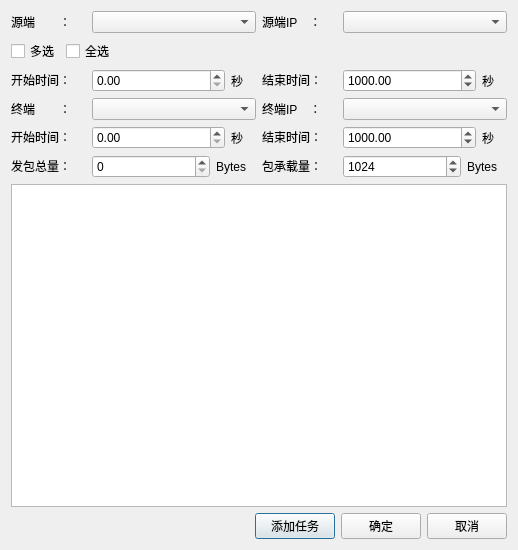
<?xml version="1.0" encoding="UTF-8"?>
<ui version="4.0">
 <class>CBulkAppTaskDialog</class>
 <widget class="QDialog" name="CBulkAppTaskDialog">
  <property name="geometry">
   <rect>
    <x>0</x>
    <y>0</y>
    <width>518</width>
    <height>550</height>
   </rect>
  </property>
  <property name="sizePolicy">
   <sizepolicy hsizetype="Preferred" vsizetype="Preferred">
    <horstretch>0</horstretch>
    <verstretch>0</verstretch>
   </sizepolicy>
  </property>
  <property name="windowTitle">
   <string>洪泛流量</string>
  </property>
  <property name="toolTip">
   <string>洪泛流量</string>
  </property>
  <property name="statusTip">
   <string>洪泛流量</string>
  </property>
  <property name="whatsThis">
   <string>洪泛流量</string>
  </property>
  <layout class="QGridLayout" name="gridLayout">
   <item row="0" column="0">
    <layout class="QVBoxLayout" name="verticalLayout_5">
     <item>
      <layout class="QVBoxLayout" name="verticalLayout_4">
       <item>
        <layout class="QVBoxLayout" name="verticalLayout_3">
         <item>
          <layout class="QHBoxLayout" name="horizontalLayout_16">
           <item>
            <layout class="QHBoxLayout" name="horizontalLayout">
             <item>
              <widget class="QLabel" name="srcDeviceLabel">
               <property name="sizePolicy">
                <sizepolicy hsizetype="Fixed" vsizetype="Fixed">
                 <horstretch>0</horstretch>
                 <verstretch>0</verstretch>
                </sizepolicy>
               </property>
               <property name="minimumSize">
                <size>
                 <width>75</width>
                 <height>0</height>
                </size>
               </property>
               <property name="maximumSize">
                <size>
                 <width>75</width>
                 <height>16777215</height>
                </size>
               </property>
               <property name="autoFillBackground">
                <bool>false</bool>
               </property>
               <property name="text">
                <string>源端　　：</string>
               </property>
              </widget>
             </item>
             <item>
              <widget class="QComboBox" name="srcDeviceComboBox">
               <property name="sizePolicy">
                <sizepolicy hsizetype="Minimum" vsizetype="Fixed">
                 <horstretch>0</horstretch>
                 <verstretch>0</verstretch>
                </sizepolicy>
               </property>
               <property name="minimumSize">
                <size>
                 <width>130</width>
                 <height>0</height>
                </size>
               </property>
               <property name="autoFillBackground">
                <bool>false</bool>
               </property>
              </widget>
             </item>
            </layout>
           </item>
           <item>
            <layout class="QHBoxLayout" name="horizontalLayout_2">
             <item>
              <widget class="QLabel" name="srcIPLabel">
               <property name="sizePolicy">
                <sizepolicy hsizetype="Fixed" vsizetype="Fixed">
                 <horstretch>0</horstretch>
                 <verstretch>0</verstretch>
                </sizepolicy>
               </property>
               <property name="minimumSize">
                <size>
                 <width>75</width>
                 <height>0</height>
                </size>
               </property>
               <property name="maximumSize">
                <size>
                 <width>75</width>
                 <height>16777215</height>
                </size>
               </property>
               <property name="autoFillBackground">
                <bool>false</bool>
               </property>
               <property name="text">
                <string>源端IP　：</string>
               </property>
              </widget>
             </item>
             <item>
              <widget class="QComboBox" name="srcIPComboBox">
               <property name="sizePolicy">
                <sizepolicy hsizetype="Minimum" vsizetype="Fixed">
                 <horstretch>0</horstretch>
                 <verstretch>0</verstretch>
                </sizepolicy>
               </property>
               <property name="minimumSize">
                <size>
                 <width>130</width>
                 <height>0</height>
                </size>
               </property>
               <property name="maximumSize">
                <size>
                 <width>16777215</width>
                 <height>16777215</height>
                </size>
               </property>
               <property name="autoFillBackground">
                <bool>false</bool>
               </property>
              </widget>
             </item>
            </layout>
           </item>
          </layout>
         </item>
         <item>
          <layout class="QHBoxLayout" name="horizontalLayout_19">
           <item>
            <layout class="QHBoxLayout" name="horizontalLayout_17">
             <item>
              <layout class="QHBoxLayout" name="horizontalLayout_12">
               <item>
                <widget class="QCheckBox" name="selectManyCheckBox">
                 <property name="sizePolicy">
                  <sizepolicy hsizetype="Minimum" vsizetype="Fixed">
                   <horstretch>0</horstretch>
                   <verstretch>0</verstretch>
                  </sizepolicy>
                 </property>
                 <property name="autoFillBackground">
                  <bool>false</bool>
                 </property>
                 <property name="text">
                  <string>多选</string>
                 </property>
                </widget>
               </item>
               <item>
                <widget class="QCheckBox" name="selectAllCheckBox">
                 <property name="sizePolicy">
                  <sizepolicy hsizetype="Minimum" vsizetype="Fixed">
                   <horstretch>0</horstretch>
                   <verstretch>0</verstretch>
                  </sizepolicy>
                 </property>
                 <property name="autoFillBackground">
                  <bool>false</bool>
                 </property>
                 <property name="text">
                  <string>全选</string>
                 </property>
                </widget>
               </item>
              </layout>
             </item>
             <item>
              <spacer name="horizontalSpacer_3">
               <property name="sizePolicy">
                <sizepolicy hsizetype="Minimum" vsizetype="Minimum">
                 <horstretch>0</horstretch>
                 <verstretch>0</verstretch>
                </sizepolicy>
               </property>
               <property name="autoFillBackground">
                <bool>false</bool>
               </property>
               <property name="orientation">
                <enum>Qt::Horizontal</enum>
               </property>
               <property name="sizeHint" stdset="0">
                <size>
                 <width>40</width>
                 <height>20</height>
                </size>
               </property>
              </spacer>
             </item>
            </layout>
           </item>
           <item>
            <widget class="QLabel" name="label_10">
             <property name="text">
              <string/>
             </property>
            </widget>
           </item>
          </layout>
         </item>
        </layout>
       </item>
       <item>
        <layout class="QHBoxLayout" name="horizontalLayout_20">
         <item>
          <layout class="QVBoxLayout" name="verticalLayout">
           <item>
            <layout class="QHBoxLayout" name="horizontalLayout_13">
             <item>
              <widget class="QLabel" name="clientStartTimeLabel">
               <property name="sizePolicy">
                <sizepolicy hsizetype="Minimum" vsizetype="Fixed">
                 <horstretch>0</horstretch>
                 <verstretch>0</verstretch>
                </sizepolicy>
               </property>
               <property name="minimumSize">
                <size>
                 <width>75</width>
                 <height>0</height>
                </size>
               </property>
               <property name="maximumSize">
                <size>
                 <width>75</width>
                 <height>16777215</height>
                </size>
               </property>
               <property name="autoFillBackground">
                <bool>false</bool>
               </property>
               <property name="text">
                <string>开始时间：</string>
               </property>
              </widget>
             </item>
             <item>
              <widget class="QDoubleSpinBox" name="clientStartTimeSpinBox">
               <property name="sizePolicy">
                <sizepolicy hsizetype="Minimum" vsizetype="Fixed">
                 <horstretch>0</horstretch>
                 <verstretch>0</verstretch>
                </sizepolicy>
               </property>
               <property name="autoFillBackground">
                <bool>false</bool>
               </property>
               <property name="maximum">
                <double>100000.000000000000000</double>
               </property>
              </widget>
             </item>
             <item>
              <widget class="QLabel" name="label_3">
               <property name="minimumSize">
                <size>
                 <width>25</width>
                 <height>0</height>
                </size>
               </property>
               <property name="maximumSize">
                <size>
                 <width>25</width>
                 <height>16777215</height>
                </size>
               </property>
               <property name="text">
                <string>秒</string>
               </property>
              </widget>
             </item>
            </layout>
           </item>
           <item>
            <layout class="QHBoxLayout" name="horizontalLayout_5">
             <item>
              <widget class="QLabel" name="desDeviceLabel">
               <property name="sizePolicy">
                <sizepolicy hsizetype="Fixed" vsizetype="Fixed">
                 <horstretch>0</horstretch>
                 <verstretch>0</verstretch>
                </sizepolicy>
               </property>
               <property name="minimumSize">
                <size>
                 <width>75</width>
                 <height>0</height>
                </size>
               </property>
               <property name="maximumSize">
                <size>
                 <width>75</width>
                 <height>16777215</height>
                </size>
               </property>
               <property name="autoFillBackground">
                <bool>false</bool>
               </property>
               <property name="text">
                <string>终端　　：</string>
               </property>
              </widget>
             </item>
             <item>
              <widget class="QComboBox" name="desDeviceComboBox">
               <property name="sizePolicy">
                <sizepolicy hsizetype="Minimum" vsizetype="Fixed">
                 <horstretch>0</horstretch>
                 <verstretch>0</verstretch>
                </sizepolicy>
               </property>
               <property name="minimumSize">
                <size>
                 <width>0</width>
                 <height>0</height>
                </size>
               </property>
               <property name="maximumSize">
                <size>
                 <width>16777215</width>
                 <height>16777215</height>
                </size>
               </property>
               <property name="autoFillBackground">
                <bool>false</bool>
               </property>
              </widget>
             </item>
            </layout>
           </item>
           <item>
            <layout class="QHBoxLayout" name="horizontalLayout_10">
             <item>
              <widget class="QLabel" name="severStartTimeLabel">
               <property name="sizePolicy">
                <sizepolicy hsizetype="Fixed" vsizetype="Fixed">
                 <horstretch>0</horstretch>
                 <verstretch>0</verstretch>
                </sizepolicy>
               </property>
               <property name="minimumSize">
                <size>
                 <width>75</width>
                 <height>0</height>
                </size>
               </property>
               <property name="maximumSize">
                <size>
                 <width>75</width>
                 <height>16777215</height>
                </size>
               </property>
               <property name="autoFillBackground">
                <bool>false</bool>
               </property>
               <property name="text">
                <string>开始时间：</string>
               </property>
              </widget>
             </item>
             <item>
              <widget class="QDoubleSpinBox" name="severStartTimeSpinBox">
               <property name="sizePolicy">
                <sizepolicy hsizetype="Minimum" vsizetype="Fixed">
                 <horstretch>0</horstretch>
                 <verstretch>0</verstretch>
                </sizepolicy>
               </property>
               <property name="autoFillBackground">
                <bool>false</bool>
               </property>
               <property name="maximum">
                <double>100000.000000000000000</double>
               </property>
              </widget>
             </item>
             <item>
              <widget class="QLabel" name="label_4">
               <property name="sizePolicy">
                <sizepolicy hsizetype="Fixed" vsizetype="Preferred">
                 <horstretch>0</horstretch>
                 <verstretch>0</verstretch>
                </sizepolicy>
               </property>
               <property name="minimumSize">
                <size>
                 <width>25</width>
                 <height>0</height>
                </size>
               </property>
               <property name="maximumSize">
                <size>
                 <width>25</width>
                 <height>16777215</height>
                </size>
               </property>
               <property name="text">
                <string>秒</string>
               </property>
              </widget>
             </item>
            </layout>
           </item>
           <item>
            <layout class="QHBoxLayout" name="horizontalLayout_9">
             <item>
              <widget class="QLabel" name="payloadLabel">
               <property name="sizePolicy">
                <sizepolicy hsizetype="Fixed" vsizetype="Fixed">
                 <horstretch>0</horstretch>
                 <verstretch>0</verstretch>
                </sizepolicy>
               </property>
               <property name="minimumSize">
                <size>
                 <width>75</width>
                 <height>0</height>
                </size>
               </property>
               <property name="maximumSize">
                <size>
                 <width>75</width>
                 <height>16777215</height>
                </size>
               </property>
               <property name="autoFillBackground">
                <bool>false</bool>
               </property>
               <property name="text">
                <string>发包总量：</string>
               </property>
              </widget>
             </item>
             <item>
              <widget class="QSpinBox" name="payloadSpinBox">
               <property name="sizePolicy">
                <sizepolicy hsizetype="Minimum" vsizetype="Fixed">
                 <horstretch>0</horstretch>
                 <verstretch>0</verstretch>
                </sizepolicy>
               </property>
               <property name="autoFillBackground">
                <bool>false</bool>
               </property>
               <property name="maximum">
                <number>1000000000</number>
               </property>
              </widget>
             </item>
             <item>
              <widget class="QLabel" name="label_2">
               <property name="minimumSize">
                <size>
                 <width>40</width>
                 <height>0</height>
                </size>
               </property>
               <property name="maximumSize">
                <size>
                 <width>40</width>
                 <height>16777215</height>
                </size>
               </property>
               <property name="text">
                <string>Bytes</string>
               </property>
              </widget>
             </item>
            </layout>
           </item>
          </layout>
         </item>
         <item>
          <layout class="QVBoxLayout" name="verticalLayout_2">
           <item>
            <layout class="QHBoxLayout" name="horizontalLayout_14">
             <item>
              <widget class="QLabel" name="clientFinishTimeLabel">
               <property name="sizePolicy">
                <sizepolicy hsizetype="Minimum" vsizetype="Fixed">
                 <horstretch>0</horstretch>
                 <verstretch>0</verstretch>
                </sizepolicy>
               </property>
               <property name="minimumSize">
                <size>
                 <width>75</width>
                 <height>0</height>
                </size>
               </property>
               <property name="maximumSize">
                <size>
                 <width>75</width>
                 <height>16777215</height>
                </size>
               </property>
               <property name="autoFillBackground">
                <bool>false</bool>
               </property>
               <property name="text">
                <string>结束时间：</string>
               </property>
              </widget>
             </item>
             <item>
              <widget class="QDoubleSpinBox" name="clientEndTimeSpinBox">
               <property name="sizePolicy">
                <sizepolicy hsizetype="Minimum" vsizetype="Fixed">
                 <horstretch>0</horstretch>
                 <verstretch>0</verstretch>
                </sizepolicy>
               </property>
               <property name="autoFillBackground">
                <bool>false</bool>
               </property>
               <property name="maximum">
                <double>100000.000000000000000</double>
               </property>
               <property name="value">
                <double>1000.000000000000000</double>
               </property>
              </widget>
             </item>
             <item>
              <widget class="QLabel" name="label_5">
               <property name="sizePolicy">
                <sizepolicy hsizetype="Fixed" vsizetype="Preferred">
                 <horstretch>0</horstretch>
                 <verstretch>0</verstretch>
                </sizepolicy>
               </property>
               <property name="minimumSize">
                <size>
                 <width>25</width>
                 <height>0</height>
                </size>
               </property>
               <property name="maximumSize">
                <size>
                 <width>25</width>
                 <height>16777215</height>
                </size>
               </property>
               <property name="text">
                <string>秒</string>
               </property>
              </widget>
             </item>
            </layout>
           </item>
           <item>
            <layout class="QHBoxLayout" name="horizontalLayout_6">
             <item>
              <widget class="QLabel" name="desIPLabel">
               <property name="sizePolicy">
                <sizepolicy hsizetype="Fixed" vsizetype="Fixed">
                 <horstretch>0</horstretch>
                 <verstretch>0</verstretch>
                </sizepolicy>
               </property>
               <property name="minimumSize">
                <size>
                 <width>75</width>
                 <height>0</height>
                </size>
               </property>
               <property name="maximumSize">
                <size>
                 <width>75</width>
                 <height>16777215</height>
                </size>
               </property>
               <property name="autoFillBackground">
                <bool>false</bool>
               </property>
               <property name="text">
                <string>终端IP　：</string>
               </property>
              </widget>
             </item>
             <item>
              <widget class="QComboBox" name="desIPComboBox">
               <property name="sizePolicy">
                <sizepolicy hsizetype="Minimum" vsizetype="Fixed">
                 <horstretch>0</horstretch>
                 <verstretch>0</verstretch>
                </sizepolicy>
               </property>
               <property name="minimumSize">
                <size>
                 <width>0</width>
                 <height>0</height>
                </size>
               </property>
               <property name="maximumSize">
                <size>
                 <width>16777215</width>
                 <height>16777215</height>
                </size>
               </property>
               <property name="autoFillBackground">
                <bool>false</bool>
               </property>
              </widget>
             </item>
            </layout>
           </item>
           <item>
            <layout class="QHBoxLayout" name="horizontalLayout_7">
             <item>
              <widget class="QLabel" name="severFinishTimeLabel">
               <property name="sizePolicy">
                <sizepolicy hsizetype="Minimum" vsizetype="Fixed">
                 <horstretch>0</horstretch>
                 <verstretch>0</verstretch>
                </sizepolicy>
               </property>
               <property name="minimumSize">
                <size>
                 <width>75</width>
                 <height>0</height>
                </size>
               </property>
               <property name="maximumSize">
                <size>
                 <width>75</width>
                 <height>16777215</height>
                </size>
               </property>
               <property name="autoFillBackground">
                <bool>false</bool>
               </property>
               <property name="text">
                <string>结束时间：</string>
               </property>
              </widget>
             </item>
             <item>
              <widget class="QDoubleSpinBox" name="severEndTimeSpinBox">
               <property name="sizePolicy">
                <sizepolicy hsizetype="Minimum" vsizetype="Fixed">
                 <horstretch>0</horstretch>
                 <verstretch>0</verstretch>
                </sizepolicy>
               </property>
               <property name="autoFillBackground">
                <bool>false</bool>
               </property>
               <property name="maximum">
                <double>100000.000000000000000</double>
               </property>
               <property name="value">
                <double>1000.000000000000000</double>
               </property>
              </widget>
             </item>
             <item>
              <widget class="QLabel" name="label_6">
               <property name="sizePolicy">
                <sizepolicy hsizetype="Fixed" vsizetype="Preferred">
                 <horstretch>0</horstretch>
                 <verstretch>0</verstretch>
                </sizepolicy>
               </property>
               <property name="minimumSize">
                <size>
                 <width>25</width>
                 <height>0</height>
                </size>
               </property>
               <property name="maximumSize">
                <size>
                 <width>25</width>
                 <height>16777215</height>
                </size>
               </property>
               <property name="text">
                <string>秒</string>
               </property>
              </widget>
             </item>
            </layout>
           </item>
           <item>
            <layout class="QHBoxLayout" name="horizontalLayout_18">
             <item>
              <widget class="QLabel" name="packetSizeLabel">
               <property name="sizePolicy">
                <sizepolicy hsizetype="Fixed" vsizetype="Fixed">
                 <horstretch>0</horstretch>
                 <verstretch>0</verstretch>
                </sizepolicy>
               </property>
               <property name="minimumSize">
                <size>
                 <width>75</width>
                 <height>0</height>
                </size>
               </property>
               <property name="maximumSize">
                <size>
                 <width>75</width>
                 <height>16777215</height>
                </size>
               </property>
               <property name="autoFillBackground">
                <bool>false</bool>
               </property>
               <property name="text">
                <string>包承载量：</string>
               </property>
              </widget>
             </item>
             <item>
              <widget class="QSpinBox" name="packetSizeSpinBox">
               <property name="sizePolicy">
                <sizepolicy hsizetype="Minimum" vsizetype="Fixed">
                 <horstretch>0</horstretch>
                 <verstretch>0</verstretch>
                </sizepolicy>
               </property>
               <property name="autoFillBackground">
                <bool>false</bool>
               </property>
               <property name="maximum">
                <number>1000000000</number>
               </property>
               <property name="value">
                <number>1024</number>
               </property>
              </widget>
             </item>
             <item>
              <widget class="QLabel" name="label_9">
               <property name="minimumSize">
                <size>
                 <width>40</width>
                 <height>0</height>
                </size>
               </property>
               <property name="maximumSize">
                <size>
                 <width>40</width>
                 <height>16777215</height>
                </size>
               </property>
               <property name="text">
                <string>Bytes</string>
               </property>
              </widget>
             </item>
            </layout>
           </item>
          </layout>
         </item>
        </layout>
       </item>
      </layout>
     </item>
     <item>
      <widget class="QTableWidget" name="selectTableWidget">
       <property name="sizePolicy">
        <sizepolicy hsizetype="Minimum" vsizetype="Expanding">
         <horstretch>0</horstretch>
         <verstretch>0</verstretch>
        </sizepolicy>
       </property>
       <property name="autoFillBackground">
        <bool>false</bool>
       </property>
      </widget>
     </item>
     <item>
      <layout class="QHBoxLayout" name="horizontalLayout_11">
       <item>
        <spacer name="horizontalSpacer_2">
         <property name="sizePolicy">
          <sizepolicy hsizetype="Minimum" vsizetype="Minimum">
           <horstretch>0</horstretch>
           <verstretch>0</verstretch>
          </sizepolicy>
         </property>
         <property name="autoFillBackground">
          <bool>false</bool>
         </property>
         <property name="orientation">
          <enum>Qt::Horizontal</enum>
         </property>
         <property name="sizeHint" stdset="0">
          <size>
           <width>40</width>
           <height>20</height>
          </size>
         </property>
        </spacer>
       </item>
       <item>
        <layout class="QHBoxLayout" name="horizontalLayout_8">
         <item>
          <widget class="QPushButton" name="addTaskButton">
           <property name="sizePolicy">
            <sizepolicy hsizetype="Minimum" vsizetype="Fixed">
             <horstretch>0</horstretch>
             <verstretch>0</verstretch>
            </sizepolicy>
           </property>
           <property name="autoFillBackground">
            <bool>false</bool>
           </property>
           <property name="text">
            <string>添加任务</string>
           </property>
          </widget>
         </item>
         <item>
          <widget class="QPushButton" name="okButton">
           <property name="sizePolicy">
            <sizepolicy hsizetype="Minimum" vsizetype="Fixed">
             <horstretch>0</horstretch>
             <verstretch>0</verstretch>
            </sizepolicy>
           </property>
           <property name="autoFillBackground">
            <bool>false</bool>
           </property>
           <property name="text">
            <string>确定</string>
           </property>
          </widget>
         </item>
         <item>
          <widget class="QPushButton" name="cancelButton">
           <property name="sizePolicy">
            <sizepolicy hsizetype="Minimum" vsizetype="Fixed">
             <horstretch>0</horstretch>
             <verstretch>0</verstretch>
            </sizepolicy>
           </property>
           <property name="autoFillBackground">
            <bool>false</bool>
           </property>
           <property name="text">
            <string>取消</string>
           </property>
          </widget>
         </item>
        </layout>
       </item>
      </layout>
     </item>
    </layout>
   </item>
  </layout>
 </widget>
 <resources/>
 <connections/>
</ui>
